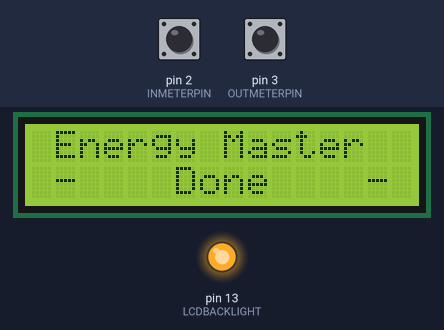
Bench run of a sketch on a simulated Arduino Uno, built for the host (arithmetic inside an expression is 32-bit, double 64-bit). Parts: 16×2 character LCD, output pins drawn as LEDs (lit = HIGH). The test bench sets the inputs (shaded band); at power-on: pin 2 (INMETERPIN) HIGH, pin 3 (OUTMETERPIN) HIGH. WiFi joins after 1.5 s; servers stay silent unless stated; uploads are accepted with an empty reply.

Above: at 0.1 s.
At 2.1 s:
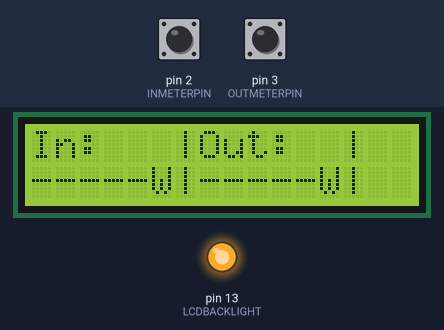
At 32.1 s:
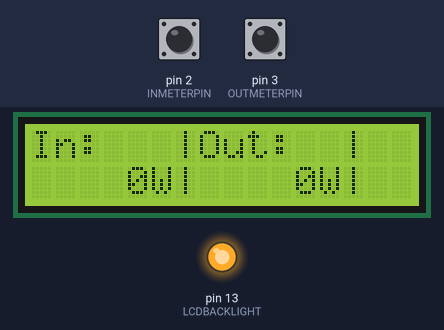

The sketch:

Energy_Master_V2_4.ino
```cpp
/******************************************************************
*******************************************************************
** Houshold Energy Management
**
** The prupose of this controller is to monitor the enery consumption of the house.
** The try and get as close as possible to the "offical" readings this system
** monitors the pulses on the suppliers enegry meters.
**
*/

#include <SPI.h>
#include <Ethernet.h>
#include <LiquidCrystal.h>

// Pin for the LCD backlight switch
#define LCDBACKLIGHT 13

// This is the INT0 Pin of the Etherten
#define INMETERPIN  2

// This is the INT1 Pin of the Etherten
#define OUTMETERPIN 3

// char array for constructing the COSM data strings so we can report it
char COSM_inMeter[12];
char COSM_inCumulative[12];
char COSM_outMeter[12];
char COSM_outCumulative[12];
char COSM_diff[12];

char inEnergyDisp[7];
char outEnergyDisp[7];

// Ethernet parameters for the main network
byte my_mac[]     = { 0xDE, 0xAD, 0xBE, 0xEF, 0xFE, 0x22 };   // Our MAC address
byte my_ip[]      = { 192, 168, 100, 22 };                    // Our IP address
byte net_router[] = { 192, 168, 100, 1  };                    // The network router facing the internet
byte net_dns[]    = { 192, 168, 100, 9  };                    // The network DNS server

EthernetClient client;                                 // We are a client meaning we call them, we don't look for connections

// initialize an LCD display instance with the numbers of the interface pins
LiquidCrystal lcd(8, 9, 4, 5, 6, 7);

// We need to declare the data exchange
// variable to be volatile - the value is
// read from memory.
volatile int inMeterPulses  = 0;
volatile int outMeterPulses = 0;

// These keep track of the cumulative totals
long inMeterCumulative;
long outMeterCumulative;

// Install the interrupt routine for the Main Energy Meter
//
// This counts the number of pulses we have seen from the main energy meeter.
// Each pulse counts for 1.25Wh of energy

void inCountPulse() {
  inMeterPulses++;    // Count the number of pulses that are happening on meter channel 1
}

// This counts the number of pulses we have seen from the solar energy meeter.
// Each pulse counts for 1Wh of energy

void outCountPulse() {
  outMeterPulses++;    // Count the number of pulses that are happening on meter channel 2
}

// Set the Arduino and associated peripherals
void setup() {

  // set up the LCD
  pinMode(LCDBACKLIGHT, OUTPUT);           // LCD backlight
  digitalWrite(LCDBACKLIGHT, HIGH);        // Turn on the backlight

  lcd.begin(16,2);                         // number of columns and rows:
  lcd.clear();                             // Clear the display
  lcd.print(" Energy Master  ");           // Who are we?

  lcd.setCursor(0,2);
  lcd.print(" -Initialising- ");           // Display startup message

  // Sets the input pin as input with a 10k resistor to VCC. The sensor will pull this low at each light pulse
  pinMode(INMETERPIN, INPUT);
  pinMode(OUTMETERPIN, INPUT);

  // Attach the interupt handler for the Main Meter
  lcd.setCursor(0,2);
  lcd.print(" - Interupts -  ");

  attachInterrupt(0,inCountPulse,FALLING);
  attachInterrupt(1,outCountPulse, FALLING);

  // start the Ethernet connection and the server:
  lcd.setCursor(0,2);
  lcd.print(" -  Network  - ");
  Ethernet.begin(my_mac, my_ip, net_dns, net_router);

  // Here we should reach out to COSM and get the last
  // value for the cumulative totals so we can keep adding to them
  // For now we just start from scratch
  inMeterCumulative = 0;      // Should come from http://api.cosm.com/v2/feeds/42622/datastreams/3.csv

//
//  if (client.connect("api.cosm.com", 80)) {
//
//    client.println("GET /v2/feeds/42622datastream/3.csv");                        // Send the HTTP GET request.
//
//    if (client.available()) {   // keep reading the return data till COSM stops sending it
//      char c = client.read();   // Just throw it away. If it worked good, if not, too bad.
//    }
//
//

  outMeterCumulative = 0;     // Should come from http://api.cosm.com/v2/feeds/42622/datastreams/4.csv


  lcd.setCursor(0,2);
  lcd.print(" -    Done    - ");

  delay(2000);

  lcd.clear();
  lcd.print("In:   |Out:  | ");
  lcd.setCursor(0,2);
  lcd.print("-----W|-----W| ");
}

void loop() {
  // Clear the calculated energy for both meters
  int inEnergy  = 0;   // Energy taken in from the electricity company
  int outEnergy = 0;   // Energy sent out to the electricty company

  // Reset the pulse count on both meters
  inMeterPulses  = 0;
  outMeterPulses = 0;

  // Ensure interrupts are on
  interrupts();

  // Count meter pulses for 30 seconds (30s * 1000ms/s) = 30,000ms
  delay(30000);

  // Stop counting
  noInterrupts();


  // Main Meter
  // Each pulse is 1.25Wh of energy and we count the number of pulses over 30 seconds. This gives us Wh/30s
  // To convert it to Wh/h we need to extrapolate over 60 minutes. This is done by multiplying by (60m/30s = 3600s/30s = 120). That will give Wh/h, which is W.
  // If we precalculate the (1.25 * 120) we get 150. This allows us to stick to integer maths.
  inEnergy = inMeterPulses * 150;
  inMeterCumulative = inMeterCumulative + long(inMeterPulses * 1.25);

  // Create power consumed string to be sent to Cosm
  sprintf(COSM_inMeter,"0,%d",inEnergy);                        // This data goes into stream 0 on COSM
  sprintf(COSM_inCumulative, "3,%lu", inMeterCumulative);       // This data goes onto stream 3 on COSM


  // Solar Meter
  // Each pulse is 1Wh of energy and we count the number of pulses over 30 seconds. This gives Wh/30s
  // To convert it to Wh/h we need to extrapolate over 60 minutes. This is done by multiplying by (60m/30s = 3600s/30s = 120). That will give Wh/h, which is W.
  // If we precalculate the (1 * 12) we get 12. This allows us to stick to integer maths.
  outEnergy = outMeterPulses * 120;
  outMeterCumulative = outMeterCumulative + outMeterPulses;

  // Create power produced string to be sent to Cosm
  sprintf(COSM_outMeter,"1,%d",outEnergy);                      // This data goes into stream 1 on COSM
  sprintf(COSM_outCumulative,"4,%lu", outMeterCumulative);      // This data goes into stream 4 on COSM


  // Create power consumption difference string to be sent to Cosm
  sprintf(COSM_diff,"2,%d",(outEnergy-inEnergy));            // This data goes into stream 2 on COSM


  // Update the LCD display
  sprintf(inEnergyDisp,"%5dW|",inEnergy);
  lcd.setCursor(0,2);
  lcd.print(inEnergyDisp);

  sprintf(outEnergyDisp,"%5dW",outEnergy);
  lcd.setCursor(7,2);
  lcd.print(outEnergyDisp);

  //Report it all via COSM
  if (client.connect("api.cosm.com", 80)) {

    delay(200);      // Take this out and it stops working - why?

    client.println("PUT /v2/feeds/42622.csv HTTP/1.1");                        // Send the HTTP PUT request.
    client.println("Host: api.cosm.com");                                      // Send the host command
    client.println("X-ApiKey: y_eXWNhsWfsaedd6VhbA13e9qVYCa1_ck5VniQ-3uUw");   // Prove we are authorised to update this feed
    client.println("User-Agent: Energy-Master");                               // Explain who we are
    client.print  ("Content-Length: ");
       client.println(strlen(COSM_inMeter)+2+
                      strlen(COSM_outMeter)+2+
                      strlen(COSM_diff)+2+
                      strlen(COSM_inCumulative)+2+
                      strlen(COSM_outCumulative));                             // Send the length of the data being sent (remember the CR/LF)
    client.println("Content-Type: text/csv");                                  // Content type
    client.println("Connection: close");                                       // Explain we will close the connection
    client.println();                                                          // Don't forgte the empty line between the header and the data!!
    client.println(COSM_inMeter);                                              // Send the data
    client.println(COSM_outMeter);
    client.println(COSM_diff);
    client.println(COSM_inCumulative);
    client.println(COSM_outCumulative);
    client.println();

    if (client.available()) {   // keep reading the return data till COSM stops sending it
      char c = client.read();   // Just throw it away. If it worked good, if not, too bad.
    }

    client.flush();
    client.stop();
  }
}
```

Measured:
- what the display in image 1 shows lasts 30.0 s, from 2.1 s to 32.1 s
